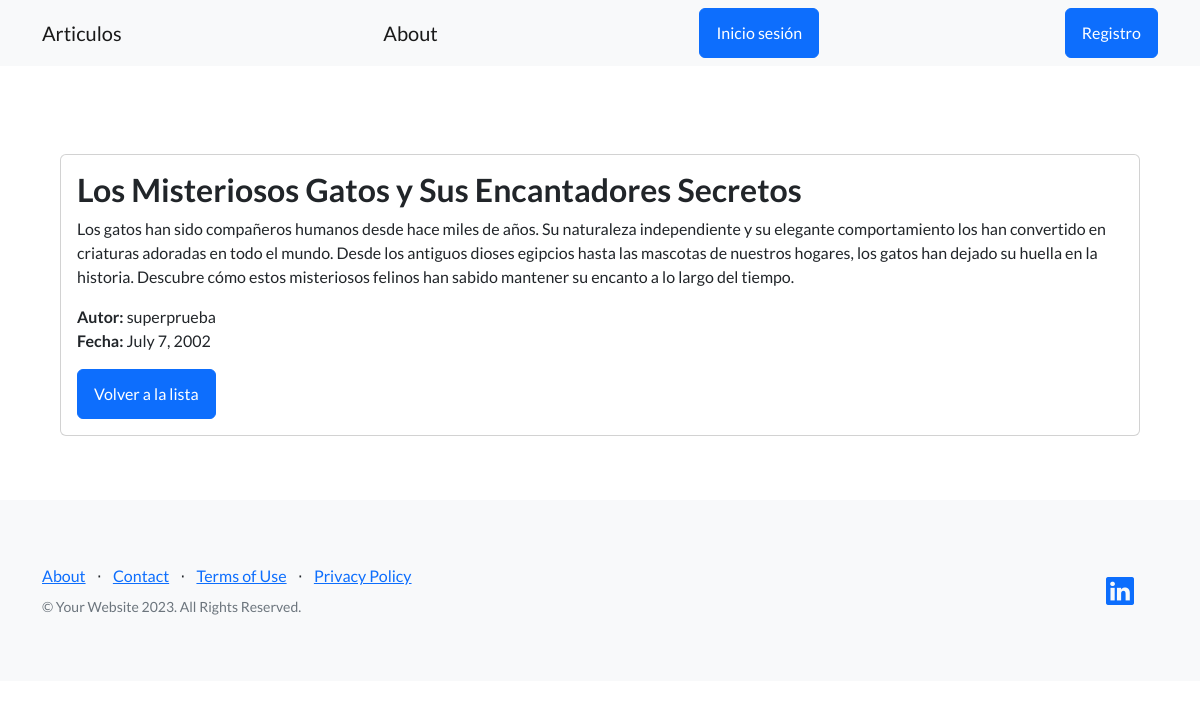
The app's page /blog/pages/15/ with its own data.
### blog_mascotas/models.py (models this page shows, shortened)
class Articulo(models.Model):
    autor = models.ForeignKey(User, on_delete=models.SET_NULL, null=True)
    titulo = models.CharField(max_length=256)
    subtitulo = models.CharField(max_length=256)
    cuerpo = models.CharField(max_length=5656) #RichTextField
    fecha = models.DateField()

### blog_mascotas/views.py (the view)
class ArticuloDetailView(DetailView):  # Vista detallada
    model = Articulo
    template_name = 'control_estudios/detalle_articulo.html'
    success_url = reverse_lazy('control_estudios/detalle_articulo')

### blog_mascotas/templates/control_estudios/detalle_articulo.html (shortened to what this page needs)
{% extends "base.html" %}
{% block contenido %}
<div class="container mt-4">
    <div class="card">
        <div class="card-body">
            <h2 class="card-title">{{ object.titulo }}</h2>
            <p class="card-text">{{ object.cuerpo }}</p>
            <p class="card-text">
                <strong>Autor:</strong> {{ object.autor }}
                <br>
                <strong>Fecha:</strong> {{ object.fecha }}
            </p>
            <a href="{% url 'pages' %}" class="btn btn-primary">Volver a la lista</a>
        </div>
    </div>
</div>
{% endblock contenido %}

### records on screen
Articulo: titulo "Los Misteriosos Gatos y Sus Encantadores Secretos", cuerpo "Los gatos han sido compañeros humanos desde hace miles de años. Su naturaleza independiente y su elegante comportamiento los han convertido en criaturas adoradas en todo el mundo. Desde los antiguos dioses egipcios hasta las mascotas de nuestros hogares, los gatos han dejado su huella en la historia. Descubre cómo estos misteriosos felinos han sabido mantener su encanto a lo largo del tiempo.", autor "superprueba", fecha "July 7, 2002"
